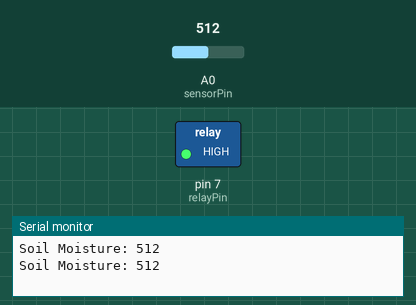
This sketch was run on a simulated Arduino Uno, built with avr-gcc and run on an emulated ATmega328P. Shown: switched loads named in the sketch (green lamp = pin HIGH), the last lines printed to the serial monitor. Inputs (shaded band) come from the test bench; at power-on: A0 (sensorPin) = 512.

Above: at 5.8 s.
5.9 s: A0 (sensorPin) set to 591
11.9 s: A0 (sensorPin) set to 617
At 16.3 s:
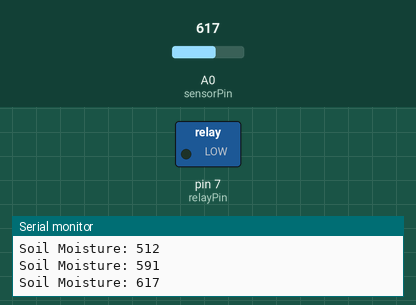
19.5 s: A0 (sensorPin) set to 590
At 20.5 s:
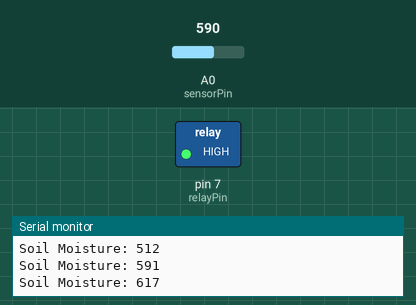
Timing chart, 0 to 22.5 s (numbered marks = the images above; inputs shaded):
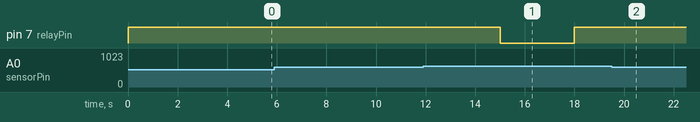

The sketch:

plant_watering.ino
```cpp
// Automatic Plant Watering System
const int sensorPin = A0;
const int relayPin = 7;
const int dryThreshold = 600;

void setup() {
  pinMode(relayPin, OUTPUT);
  digitalWrite(relayPin, HIGH); // Relay OFF (Active LOW)
  Serial.begin(9600);
}

void loop() {
  int moisture = analogRead(sensorPin);
  Serial.print("Soil Moisture: "); Serial.println(moisture);

  if (moisture > dryThreshold) {
    digitalWrite(relayPin, LOW);  // Turn ON pump
    delay(3000);                  // Water for 3 seconds
    digitalWrite(relayPin, HIGH); // Turn OFF pump
  }
  delay(5000);
}
```

Measured:
- the behaviour switches between 600 and 601 on A0 (sensorPin) (found by bisection; images 0 and 1)
- after the input at 11.9 s, pin 7 (relayPin): HIGH → LOW after 3.1 s, → HIGH 3.0 s later
- after the input at 19.5 s, pin 7 (relayPin): stays HIGH (without the input it goes to LOW after 3.5 s)
